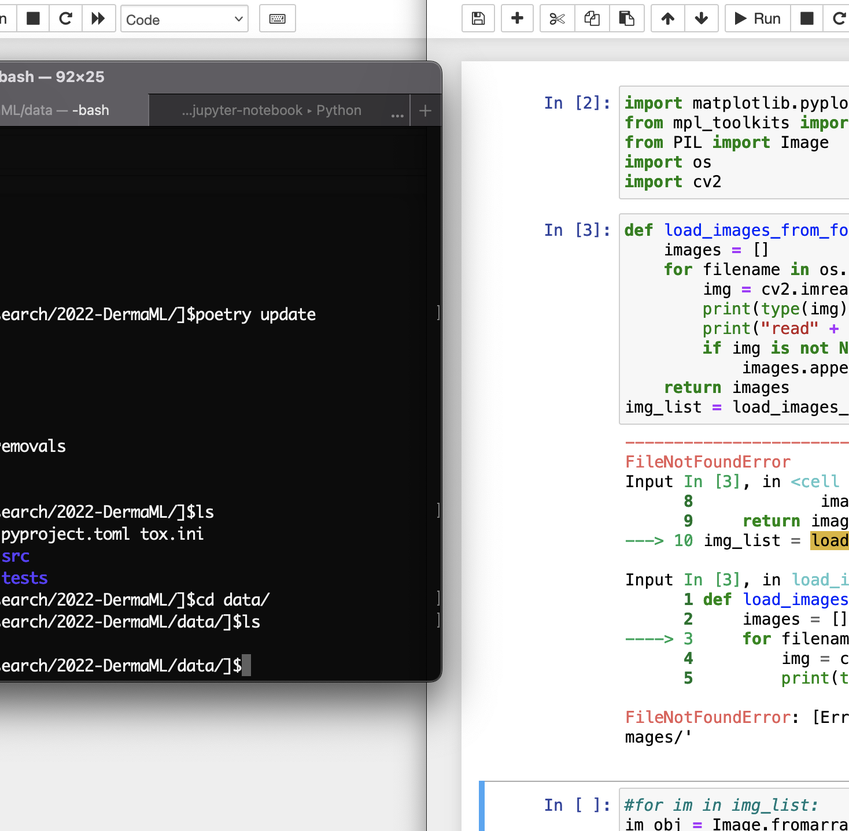
#> input picture data/source/pipeline-component-development/grayscale-conversion-test-image-01.png, 849 x 831 px, shrunk from 1468 x 1438 before the run
$ python 2022-08-06-KC-Pipeline_Component_Development_Example.py
#> lines starting #> are read from the running program, lines starting #| are printed output that depends on the picture
#!/usr/bin/env python
# coding: utf-8

# # 2022-08-06: Pipeline Component Development Example
#
# ### Authors
#
# * Kevin Chu (kevin@velexi.com)
#
#
# ### Overview
#
# This Jupyter notebook provides an example a notebook designed to facilitate rapid experimentation and development of a data pipeline component (i.e., a single data processing stage).
#
# The example data pipeline component is defined by the following signature:
#
# * __input__: the (R, G, B) channels of a color image (stored as 2D numpy arrays)
#
# * __output__: a grayscale image (stored as a 2D numpy array)
#
# * __data processing__: convert the color image to a grayscale image
#
# ### Structure of Notebook
#
# * __Data Processing Functions__: implementations, basic documentation, and unit tests for
#   data pipeline component
#
# * __Experimentation & Development__: configure experiment, prepare data, transform data using data processing functions, and analyze results

# ## History
#
# ### 2022-08-16
#
# - Improved implementation for converting between integer and floating-point representations of pixel values.
#
# - Improved heading conventions.
#
# ### 2022-08-06
#
# - Initial version of notebook.

# ## Data Processing Functions

# #### `convert_to_grayscale_1`

# In[1]:


# --- Imports

# Standard library
import typing

# External packages
import cv2
import numpy as np


# --- Function

def convert_to_grayscale_1(R: np.ndarray, G: np.ndarray, B: np.ndarray) -> np.ndarray:
    """
    TODO
    """
    # --- Check arguments

    # Convert color values in the interval [0, 1) with type 'float32'

    if R.dtype == 'float64':
        R = R.astype('float32')
    elif np.issubdtype(R.dtype, np.integer):
        R = R.astype('float32') / 255

    if G.dtype == 'float64':
        G = G.astype('float32')
    elif np.issubdtype(G.dtype, np.integer):
        G = G.astype('float32') / 255

    if B.dtype == 'float64':
        B = B.astype('float32')
    elif np.issubdtype(B.dtype, np.integer):
        B = B.astype('float32') / 255

    # --- Convert image to grayscale

    gray = cv2.cvtColor(np.dstack((B, G, R)), cv2.COLOR_BGR2GRAY)

    return gray


# In[2]:


# --- Unit Tests

# Preparations
dims = (100, 200)
R = 0.25 * np.ones(dims).astype('float32')
G = 0.5 * np.ones(dims).astype('float32')
B = 0.75 * np.ones(dims).astype('float32')

# Exercise functionalityb
gray = convert_to_grayscale_1(R, G, B)

# Check results
assert(isinstance(gray, np.ndarray))
assert(gray.shape == dims)


# #### `convert_to_grayscale_2`

# In[3]:


# --- Imports

# Standard library
import typing

# External packages
import cv2
import numpy as np


# --- Function

def convert_to_grayscale_2(R: np.ndarray, G: np.ndarray, B: np.ndarray) -> np.ndarray:
    """
    TODO
    """
    # --- Check arguments

    # Convert color values in the interval [0, 1) with type 'float32'

    if R.dtype == 'float64':
        R = R.astype('float32')
    elif np.issubdtype(R.dtype, np.integer):
        R = R.astype('float32') / 255

    if G.dtype == 'float64':
        G = G.astype('float32')
    elif np.issubdtype(G.dtype, np.integer):
        G = G.astype('float32') / 255

    if B.dtype == 'float64':
        B = B.astype('float32')
    elif np.issubdtype(B.dtype, np.integer):
        B = B.astype('float32') / 255

    # --- Convert image to grayscale

    gray = (B + G + R) / 3

    return gray


# In[4]:


# --- Unit Tests

# Preparations
dims = (100, 200)
R = 0.25 * np.ones(dims).astype('float32')
G = 0.5 * np.ones(dims).astype('float32')
B = 0.75 * np.ones(dims).astype('float32')

# Exercise functionalityb
gray = convert_to_grayscale_2(R, G, B)

# Check results
assert(isinstance(gray, np.ndarray))
assert(gray.shape == dims)


# ## Experimentation & Development

# In[5]:


#### Experiment Configuration

# Set data pipeline function
pipeline_func = convert_to_grayscale_2
pipeline_func = convert_to_grayscale_1


# ### Imports

# In[6]:


# --- Imports

import os
import cv2
import numpy as np
from matplotlib import pyplot as plt
from PIL import Image
from PIL import ImageFilter


# ### Prepare Data

# In[7]:


# --- Load image for experiment

# Load image
image_path = os.path.join("..", "data", "source", "pipeline-component-development",
                          "grayscale-conversion-test-image-01.png")

image = cv2.imread(image_path)
#> image is the input picture: shape (831, 849, 3); mean B, G, R 152.4, 152.5, 152.1

# Check image
plt.imshow(image)
plt.show()

# Extract (R, G, B)
(B, G, R) = cv2.split(image)
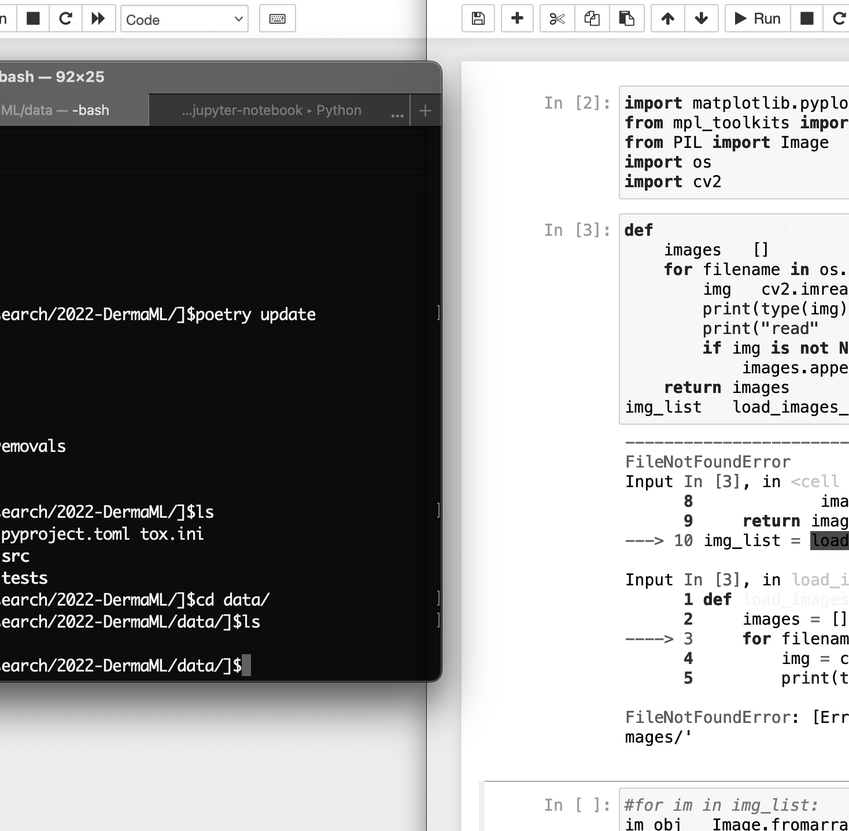
#> B: shape (831, 849); min 0, max 255, mean 152.4
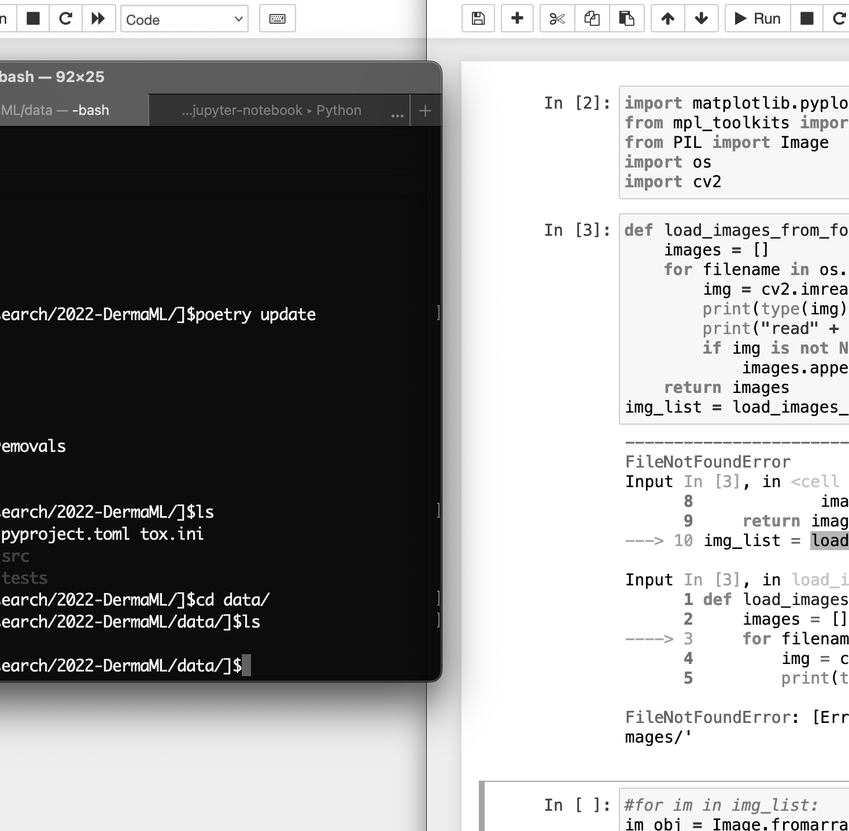
#> G: shape (831, 849); min 0, max 255, mean 152.5
plt.imshow(np.dstack((B, G, R)))
plt.show()


# ### Process Data

# In[8]:


# Execute data pipeline component

output = pipeline_func(R, G, B)


# ### Display Output

# In[9]:


# Display output image
plt.imshow(np.dstack((output, output, output)))
plt.show()
